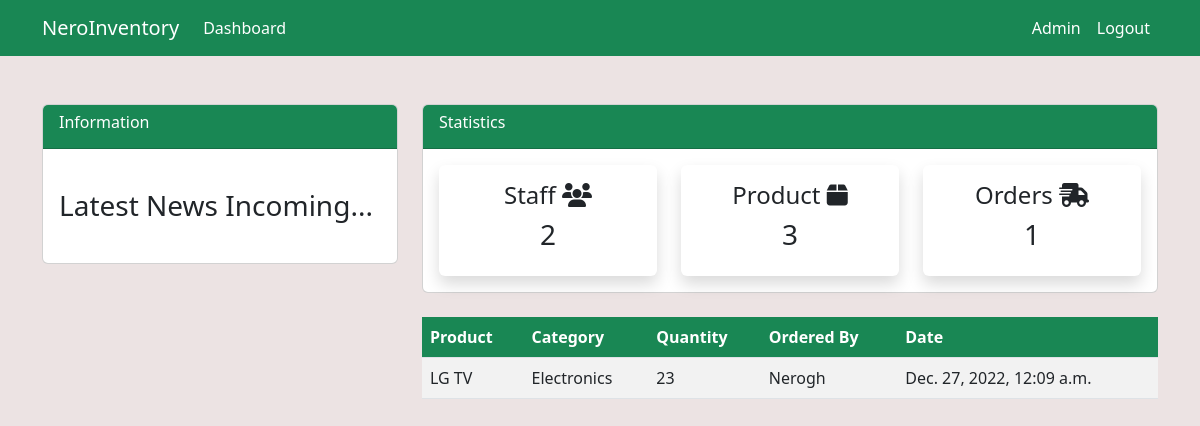
The page /orders/ (signed in) on the database as committed earlier.
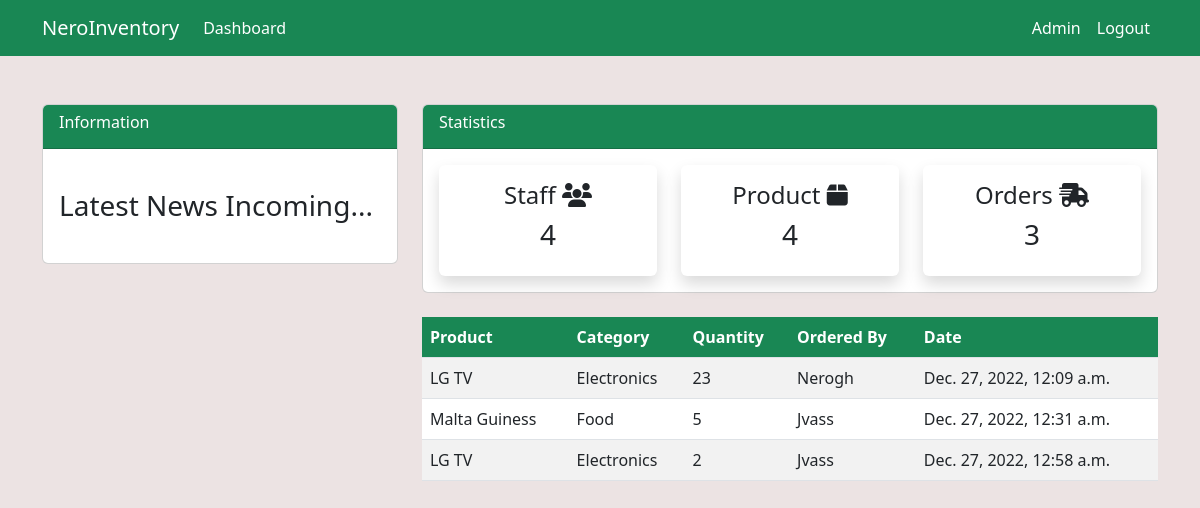
The same page on the database as committed later.
### dashboard/models.py (models this page shows, shortened)
class Order(models.Model):
    product = models.ForeignKey(Product,on_delete=models.CASCADE)
    staff = models.ForeignKey(User,on_delete=models.CASCADE)
    order_quantity = models.PositiveBigIntegerField(null=True)
    date = models.DateTimeField(auto_now_add=True)
    class Meta:
        verbose_name_plural="Order" #Customize table name

class Product(models.Model):
    name=models.CharField(max_length=255,null=True,blank=True)
    category=models.CharField(max_length=255,choices=Category,null=True,blank=True)
    quantity=models.PositiveBigIntegerField(null=True,blank=True)
    class Meta:
        verbose_name_plural="Product"

### dashboard/views.py (the view)
# urls.py: path('orders/', views.orders,name='dashboard-orders'),
@login_required
def orders(request):
    orders = Order.objects.all()
    orders_count = Order.objects.all().count()
    items_count=Product.objects.all().count()
    workers_count = User.objects.all().count()
    context={
        'orders':orders,
        'orders_count':orders_count,
        'items_count':items_count,
        'workers_count':workers_count,
    }
    return render(request,'dashboard/orders.html',context)

### templates/dashboard/orders.html (shortened to what this page needs)
{% extends 'partials/_base.html' %}
{% block content %}
{% include 'partials/_topbar.html' %}
<div class="container my-4">
  <div class="row">
    <div class="col-md-4"></div>
    <div class="col-md-8">
      <table class="table table-striped bg-white 5">
        <thead class="bg-success text-white">
          <tr>
            <th scope="col">Product</th>
            <th scope="col">Category</th>
            <th scope="col">Quantity</th>
            <th scope="col">Ordered By</th>
            <th scope="col">Date</th>
          </tr>
        </thead>
        <tbody>
          {% for order in orders %}
          <tr>
            <td class="text-capitalize" scope="row">{{order.product.name}}</td>
            <td class="text-capitalize">{{order.product.category}}</td>
            <td>{{order.order_quantity}}</td>
            <td class="text-capitalize">{{order.staff.username}}</td>
            <td>{{order.date}}</td>
          </tr>
          {% endfor %}
        </tbody>
      </table>
    </div>
  </div>
</div>
{% endblock content %}

### templates/partials/_base.html (shortened to what this page needs)
{% load static %}
<!DOCTYPE html>
<html lang="en">
  <head>
    <link
      href="https://cdn.jsdelivr.net/npm/bootstrap@5.2.3/dist/css/bootstrap.min.css"
      rel="stylesheet"
    />
    <link
      rel="stylesheet"
      href="https://cdnjs.cloudflare.com/ajax/libs/font-awesome/6.2.1/css/all.min.css"
    />
    <link rel="stylesheet" href="{% static 'css/main.css'%}" />
  </head>
  <body>
    {% include './_nav.html' %}
    {% block content %}{% endblock content %}
  </body>
</html>

### templates/partials/_nav.html (shortened to what this page needs)
<nav class="navbar navbar-expand-lg bg-success">
  {% if user.is_authenticated %}
  <div class="container">
    <a class="navbar-brand text-white" href="{% url 'dashboard-index' %}"
      >NeroInventory</a
    >
    <div class="collapse navbar-collapse" id="navbarSupportedContent">
      <ul class="navbar-nav me-auto mb-2 mb-lg-0">
        <li class="nav-item">
          <a
            class="nav-link active text-white"
            aria-current="page"
            href="{% url 'dashboard-index' %}"
            >Dashboard</a
          >
        </li>
      </ul>
      <ul class="navbar-nav mr-auto mr-auto mb-2 mb-lg-0">
        <li class="nav-item">
          <a
            class="nav-link active text-white text-capitalize"
            aria-current="page"
            href="{% url 'user-profile' %}"
            >{{user.username}}</a
          >
        </li>
        <li class="nav-item">
          <a class="nav-link text-white" href="{% url 'user-logout' %}"
            >Logout</a
          >
        </li>
      </ul>
      {% endif %}
    </div>
  </div>
</nav>

### templates/partials/_topbar.html
<div class="container mt-5">
  <div class="row">
    <div class="col-md-4">
      <div class="card">
        <div class="card-header bg-success text-white">
          <h6>Information</h6>
        </div>
        <div class="card-body">
          <marquee behavior="" direction="">
            <h3 class="my-4">Latest News Incoming...</h3>
          </marquee>
        </div>
      </div>
    </div>
    <div class="col-md-8">
      <div class="card">
        <div class="card-header bg-success text-white">
          <h6>Statistics</h6>
        </div>
        <div class="card-body">
          <div class="row">
            <div class="col-md-4">
              <a
                href="{% url 'dashboard-staff' %}"
                class="text-decoration-none text-dark"
              >
                <div class="card my-card shadow text-center p-3">
                  <h4>Staff <i class="fas fa-users"></i></h4>
                  <h3>{{workers_count}}</h3>
                </div>
              </a>
            </div>
            <div class="col-md-4">
              <a
                href="{% url 'dashboard-products' %}"
                class="text-decoration-none text-dark"
              >
                <div class="card my-card shadow text-center p-3">
                  <h4>Product <i class="fas fa-box"></i></h4>
                  <h3>{{items_count}}</h3>
                </div>
              </a>
            </div>
            <div class="col-md-4">
              <a
                href="{% url 'dashboard-orders' %}"
                class="text-decoration-none text-dark"
              >
                <div class="card my-card shadow text-center p-3">
                  <h4>Orders <i class="fas fa-shipping-fast"></i></h4>
                  <h3>{{orders_count}}</h3>
                </div>
              </a>
            </div>
          </div>
        </div>
      </div>
    </div>
  </div>
</div>

### static/css/main.css (style rules this page uses)
body { background: rgb(236, 227, 227); }
.my-card { transition: 200ms ease-in-out; border: none; }

Rows that differ between the two databases and show on the page:
added Order: product.name "Malta Guiness", product.category "Food", order_quantity "5", staff.username "Jvass", date "Dec. 27, 2022, 12:31 a.m."
added Order: product.name "LG TV", product.category "Electronics", order_quantity "2", staff.username "Jvass", date "Dec. 27, 2022, 12:58 a.m."
Other text that changed with them:
{{ workers_count }}: "2" → "4"
{{ items_count }}: "3" → "4"
{{ orders_count }}: "1" → "3"
